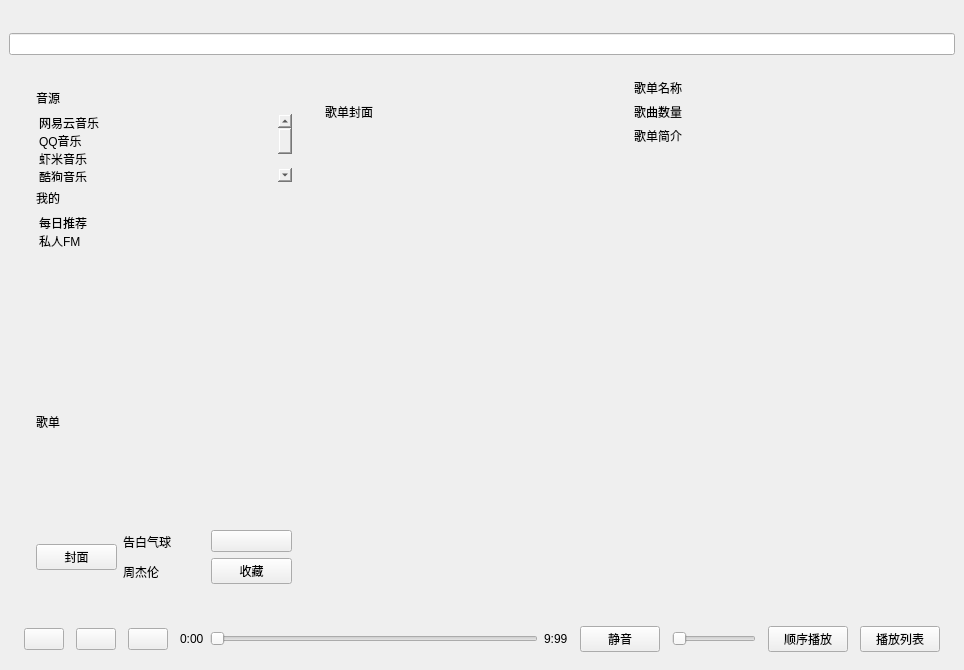
<?xml version="1.0" encoding="UTF-8"?>
<ui version="4.0">
 <class>MainWindow</class>
 <widget class="QMainWindow" name="MainWindow">
  <property name="geometry">
   <rect>
    <x>0</x>
    <y>0</y>
    <width>964</width>
    <height>648</height>
   </rect>
  </property>
  <property name="windowTitle">
   <string>MainWindow</string>
  </property>
  <widget class="QWidget" name="centralwidget">
   <layout class="QVBoxLayout" name="verticalLayout_7">
    <item>
     <widget class="QWidget" name="widget_Top" native="true">
      <layout class="QHBoxLayout" name="horizontalLayout_8"/>
     </widget>
    </item>
    <item>
     <widget class="QLineEdit" name="lineEdit_Search"/>
    </item>
    <item>
     <widget class="QStackedWidget" name="stackedWidget_center">
      <widget class="QWidget" name="page_main">
       <layout class="QGridLayout" name="gridLayout">
        <item row="0" column="0">
         <layout class="QHBoxLayout" name="horizontalLayout_7" stretch="0,1">
          <item>
           <widget class="QWidget" name="widget_Left" native="true">
            <layout class="QVBoxLayout" name="verticalLayout_4">
             <item>
              <widget class="QWidget" name="widget_LeftList" native="true">
               <layout class="QVBoxLayout" name="verticalLayout_3">
                <item>
                 <layout class="QHBoxLayout" name="horizontalLayout_3">
                  <item>
                   <widget class="QLabel" name="label">
                    <property name="text">
                     <string>音源</string>
                    </property>
                   </widget>
                  </item>
                  <item>
                   <spacer name="horizontalSpacer">
                    <property name="orientation">
                     <enum>Qt::Horizontal</enum>
                    </property>
                    <property name="sizeHint" stdset="0">
                     <size>
                      <width>40</width>
                      <height>20</height>
                     </size>
                    </property>
                   </spacer>
                  </item>
                 </layout>
                </item>
                <item>
                 <widget class="QListWidget" name="listWidget_MusicSource">
                  <property name="sizePolicy">
                   <sizepolicy hsizetype="Expanding" vsizetype="Expanding">
                    <horstretch>0</horstretch>
                    <verstretch>0</verstretch>
                   </sizepolicy>
                  </property>
                  <property name="styleSheet">
                   <string notr="true">border:0px solid gray;
background-color: rgba(255, 255, 255, 0);</string>
                  </property>
                  <item>
                   <property name="text">
                    <string>网易云音乐</string>
                   </property>
                  </item>
                  <item>
                   <property name="text">
                    <string>QQ音乐</string>
                   </property>
                  </item>
                  <item>
                   <property name="text">
                    <string>虾米音乐</string>
                   </property>
                  </item>
                  <item>
                   <property name="text">
                    <string>酷狗音乐</string>
                   </property>
                  </item>
                  <item>
                   <property name="text">
                    <string>本地音乐</string>
                   </property>
                  </item>
                 </widget>
                </item>
                <item>
                 <layout class="QHBoxLayout" name="horizontalLayout_4">
                  <item>
                   <widget class="QLabel" name="label_2">
                    <property name="text">
                     <string>我的</string>
                    </property>
                   </widget>
                  </item>
                  <item>
                   <spacer name="horizontalSpacer_2">
                    <property name="orientation">
                     <enum>Qt::Horizontal</enum>
                    </property>
                    <property name="sizeHint" stdset="0">
                     <size>
                      <width>40</width>
                      <height>20</height>
                     </size>
                    </property>
                   </spacer>
                  </item>
                 </layout>
                </item>
                <item>
                 <widget class="QListWidget" name="listWidget_Mine">
                  <property name="sizePolicy">
                   <sizepolicy hsizetype="Expanding" vsizetype="Minimum">
                    <horstretch>0</horstretch>
                    <verstretch>0</verstretch>
                   </sizepolicy>
                  </property>
                  <property name="styleSheet">
                   <string notr="true">border:0px solid gray;
background-color: rgba(255, 255, 255, 0);</string>
                  </property>
                  <property name="movement">
                   <enum>QListView::Static</enum>
                  </property>
                  <property name="flow">
                   <enum>QListView::TopToBottom</enum>
                  </property>
                  <property name="isWrapping" stdset="0">
                   <bool>false</bool>
                  </property>
                  <property name="layoutMode">
                   <enum>QListView::SinglePass</enum>
                  </property>
                  <property name="viewMode">
                   <enum>QListView::ListMode</enum>
                  </property>
                  <property name="uniformItemSizes">
                   <bool>false</bool>
                  </property>
                  <item>
                   <property name="text">
                    <string>每日推荐</string>
                   </property>
                  </item>
                  <item>
                   <property name="text">
                    <string>私人FM</string>
                   </property>
                  </item>
                 </widget>
                </item>
                <item>
                 <layout class="QHBoxLayout" name="horizontalLayout_5">
                  <item>
                   <widget class="QLabel" name="label_3">
                    <property name="text">
                     <string>歌单</string>
                    </property>
                   </widget>
                  </item>
                  <item>
                   <spacer name="horizontalSpacer_3">
                    <property name="orientation">
                     <enum>Qt::Horizontal</enum>
                    </property>
                    <property name="sizeHint" stdset="0">
                     <size>
                      <width>40</width>
                      <height>20</height>
                     </size>
                    </property>
                   </spacer>
                  </item>
                 </layout>
                </item>
                <item>
                 <widget class="QListWidget" name="listWidget_SongList">
                  <property name="sizePolicy">
                   <sizepolicy hsizetype="Expanding" vsizetype="Maximum">
                    <horstretch>0</horstretch>
                    <verstretch>0</verstretch>
                   </sizepolicy>
                  </property>
                  <property name="styleSheet">
                   <string notr="true">border:0px solid gray;
background-color: rgba(255, 255, 255, 0);</string>
                  </property>
                 </widget>
                </item>
               </layout>
              </widget>
             </item>
             <item>
              <widget class="QWidget" name="widget_Song" native="true">
               <layout class="QHBoxLayout" name="horizontalLayout_2">
                <item>
                 <widget class="QPushButton" name="pushButton_SongImage">
                  <property name="text">
                   <string>封面</string>
                  </property>
                 </widget>
                </item>
                <item>
                 <layout class="QVBoxLayout" name="verticalLayout">
                  <item>
                   <widget class="QLabel" name="label_SongName">
                    <property name="text">
                     <string>告白气球</string>
                    </property>
                   </widget>
                  </item>
                  <item>
                   <widget class="QLabel" name="label_Singer">
                    <property name="text">
                     <string>周杰伦</string>
                    </property>
                   </widget>
                  </item>
                 </layout>
                </item>
                <item>
                 <layout class="QVBoxLayout" name="verticalLayout_2">
                  <item>
                   <widget class="QPushButton" name="pushButton_Love">
                    <property name="styleSheet">
                     <string notr="true">border-image: url(:/icon/ICONS/收藏.svg);</string>
                    </property>
                    <property name="text">
                     <string/>
                    </property>
                   </widget>
                  </item>
                  <item>
                   <widget class="QPushButton" name="pushButton_Favorite">
                    <property name="text">
                     <string>收藏</string>
                    </property>
                   </widget>
                  </item>
                 </layout>
                </item>
               </layout>
              </widget>
             </item>
            </layout>
           </widget>
          </item>
          <item>
           <widget class="QStackedWidget" name="stackedWidget_list">
            <widget class="QWidget" name="page_list">
             <layout class="QVBoxLayout" name="verticalLayout_6">
              <item>
               <layout class="QHBoxLayout" name="horizontalLayout_6">
                <item>
                 <widget class="QLabel" name="label_ListImage">
                  <property name="text">
                   <string>歌单封面</string>
                  </property>
                 </widget>
                </item>
                <item>
                 <layout class="QVBoxLayout" name="verticalLayout_5">
                  <item>
                   <widget class="QLabel" name="label_ListName">
                    <property name="text">
                     <string>歌单名称</string>
                    </property>
                   </widget>
                  </item>
                  <item>
                   <widget class="QLabel" name="label_ListNums">
                    <property name="text">
                     <string>歌曲数量</string>
                    </property>
                   </widget>
                  </item>
                  <item>
                   <widget class="QLabel" name="label_ListInfo">
                    <property name="text">
                     <string>歌单简介</string>
                    </property>
                   </widget>
                  </item>
                 </layout>
                </item>
               </layout>
              </item>
              <item>
               <widget class="QTableWidget" name="tableWidget_Songs">
                <property name="styleSheet">
                 <string notr="true">border:0px solid gray;
background-color: rgba(255, 255, 255, 0);</string>
                </property>
               </widget>
              </item>
             </layout>
            </widget>
            <widget class="QWidget" name="page_local">
             <layout class="QVBoxLayout" name="verticalLayout_8">
              <item>
               <layout class="QHBoxLayout" name="horizontalLayout_9">
                <item>
                 <spacer name="horizontalSpacer_4">
                  <property name="orientation">
                   <enum>Qt::Horizontal</enum>
                  </property>
                  <property name="sizeHint" stdset="0">
                   <size>
                    <width>40</width>
                    <height>20</height>
                   </size>
                  </property>
                 </spacer>
                </item>
                <item>
                 <widget class="QLabel" name="label_4">
                  <property name="text">
                   <string>本地音乐</string>
                  </property>
                 </widget>
                </item>
                <item>
                 <spacer name="horizontalSpacer_5">
                  <property name="orientation">
                   <enum>Qt::Horizontal</enum>
                  </property>
                  <property name="sizeHint" stdset="0">
                   <size>
                    <width>40</width>
                    <height>20</height>
                   </size>
                  </property>
                 </spacer>
                </item>
               </layout>
              </item>
              <item>
               <widget class="QTableWidget" name="tableWidget_LocalList">
                <property name="styleSheet">
                 <string notr="true">border:0px solid gray;
background-color: rgba(255, 255, 255, 0);</string>
                </property>
               </widget>
              </item>
             </layout>
            </widget>
            <widget class="QWidget" name="page_online"/>
           </widget>
          </item>
         </layout>
        </item>
       </layout>
      </widget>
      <widget class="QWidget" name="page_song"/>
     </widget>
    </item>
    <item>
     <widget class="QWidget" name="widget_Bottom" native="true">
      <layout class="QHBoxLayout" name="horizontalLayout" stretch="0,0,0,0,0,0,0,0,1,0,0,0,0,0,0,0,0,0,0">
       <item>
        <widget class="QFrame" name="frame_0">
         <property name="frameShape">
          <enum>QFrame::StyledPanel</enum>
         </property>
         <property name="frameShadow">
          <enum>QFrame::Raised</enum>
         </property>
        </widget>
       </item>
       <item>
        <widget class="QPushButton" name="pushButton_PreviousSong">
         <property name="sizePolicy">
          <sizepolicy hsizetype="Minimum" vsizetype="Fixed">
           <horstretch>0</horstretch>
           <verstretch>0</verstretch>
          </sizepolicy>
         </property>
         <property name="styleSheet">
          <string notr="true">border-image:url(:/icon/ICONS/上一首.svg)</string>
         </property>
         <property name="text">
          <string/>
         </property>
         <property name="iconSize">
          <size>
           <width>16</width>
           <height>16</height>
          </size>
         </property>
        </widget>
       </item>
       <item>
        <widget class="QFrame" name="frame_2">
         <property name="frameShape">
          <enum>QFrame::StyledPanel</enum>
         </property>
         <property name="frameShadow">
          <enum>QFrame::Raised</enum>
         </property>
        </widget>
       </item>
       <item>
        <widget class="QPushButton" name="pushButton_PauseSong">
         <property name="styleSheet">
          <string notr="true">border-image: url(:/icon/ICONS/音乐圈.svg);</string>
         </property>
         <property name="text">
          <string/>
         </property>
        </widget>
       </item>
       <item>
        <widget class="QFrame" name="frame_1">
         <property name="frameShape">
          <enum>QFrame::StyledPanel</enum>
         </property>
         <property name="frameShadow">
          <enum>QFrame::Raised</enum>
         </property>
        </widget>
       </item>
       <item>
        <widget class="QPushButton" name="pushButton_NextSong">
         <property name="styleSheet">
          <string notr="true">border-image: url(:/icon/ICONS/下一首.svg);</string>
         </property>
         <property name="text">
          <string/>
         </property>
        </widget>
       </item>
       <item>
        <widget class="QFrame" name="frame_3">
         <property name="frameShape">
          <enum>QFrame::StyledPanel</enum>
         </property>
         <property name="frameShadow">
          <enum>QFrame::Raised</enum>
         </property>
        </widget>
       </item>
       <item>
        <widget class="QLabel" name="label_CurrentTime">
         <property name="text">
          <string>0:00</string>
         </property>
        </widget>
       </item>
       <item>
        <widget class="QSlider" name="horizontalSlider_Song">
         <property name="orientation">
          <enum>Qt::Horizontal</enum>
         </property>
        </widget>
       </item>
       <item>
        <widget class="QLabel" name="label_FinishTime">
         <property name="text">
          <string>9:99</string>
         </property>
        </widget>
       </item>
       <item>
        <widget class="QFrame" name="frame_4">
         <property name="frameShape">
          <enum>QFrame::StyledPanel</enum>
         </property>
         <property name="frameShadow">
          <enum>QFrame::Raised</enum>
         </property>
        </widget>
       </item>
       <item>
        <widget class="QPushButton" name="pushButton_Mute">
         <property name="text">
          <string>静音</string>
         </property>
        </widget>
       </item>
       <item>
        <widget class="QFrame" name="frame_5">
         <property name="frameShape">
          <enum>QFrame::StyledPanel</enum>
         </property>
         <property name="frameShadow">
          <enum>QFrame::Raised</enum>
         </property>
        </widget>
       </item>
       <item>
        <widget class="QSlider" name="horizontalSlider_Volume">
         <property name="orientation">
          <enum>Qt::Horizontal</enum>
         </property>
        </widget>
       </item>
       <item>
        <widget class="QFrame" name="frame_6">
         <property name="frameShape">
          <enum>QFrame::StyledPanel</enum>
         </property>
         <property name="frameShadow">
          <enum>QFrame::Raised</enum>
         </property>
        </widget>
       </item>
       <item>
        <widget class="QPushButton" name="pushButton_Mode">
         <property name="text">
          <string>顺序播放</string>
         </property>
        </widget>
       </item>
       <item>
        <widget class="QFrame" name="frame_7">
         <property name="frameShape">
          <enum>QFrame::StyledPanel</enum>
         </property>
         <property name="frameShadow">
          <enum>QFrame::Raised</enum>
         </property>
        </widget>
       </item>
       <item>
        <widget class="QPushButton" name="pushButton_CurrentList">
         <property name="text">
          <string>播放列表</string>
         </property>
        </widget>
       </item>
       <item>
        <widget class="QFrame" name="frame_8">
         <property name="frameShape">
          <enum>QFrame::StyledPanel</enum>
         </property>
         <property name="frameShadow">
          <enum>QFrame::Raised</enum>
         </property>
        </widget>
       </item>
      </layout>
     </widget>
    </item>
   </layout>
  </widget>
 </widget>
 <resources/>
 <connections/>
</ui>
